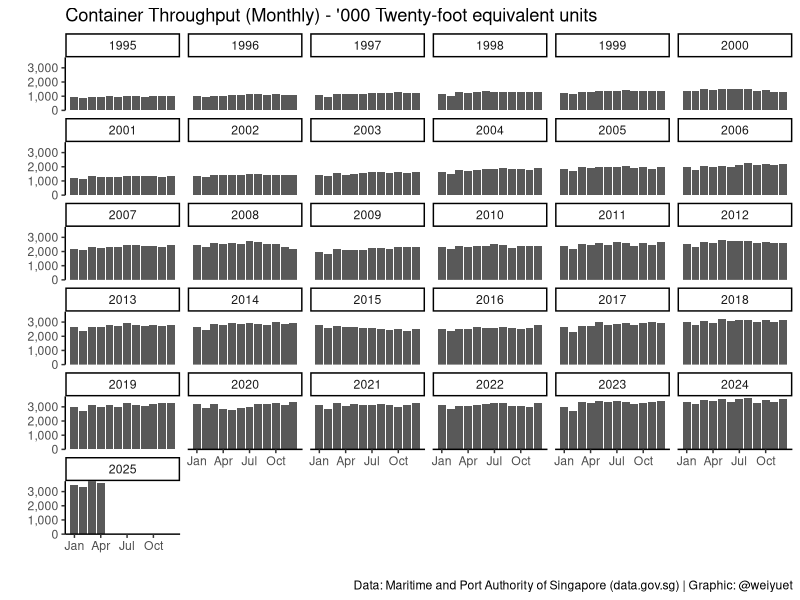
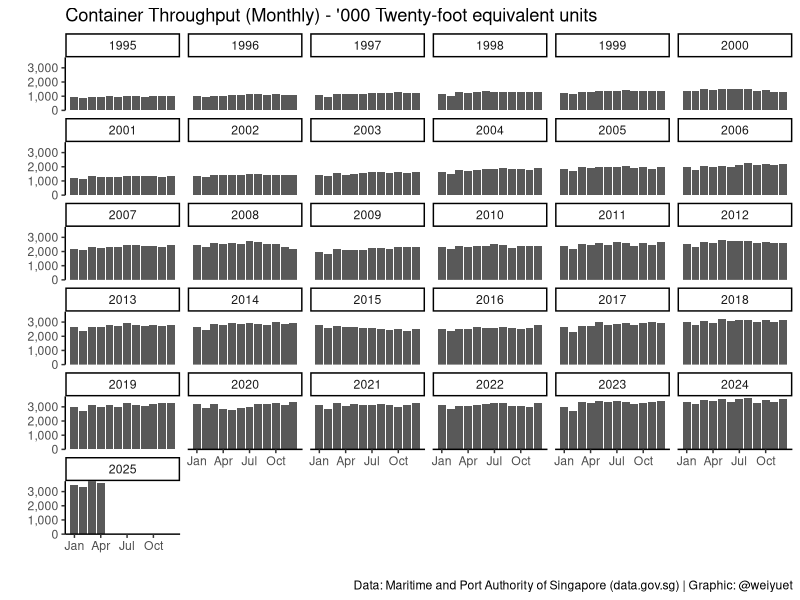

These figures' R source, in order:
################################
# Container Throughput Monthly #
################################

#### Setup ####
library(tidyverse)
library(scales)

#### Load data ####
container_throughput_monthly <- read_csv("data/container-throughput-monthly-total/container-throughput-monthly.csv")

#### Wrangle ####
# Separate month and year
container_throughput_monthly <- container_throughput_monthly %>% 
  separate(month, c("year", "month"))

# Convert year and month into numeric
container_throughput_monthly <- container_throughput_monthly %>% 
  mutate(across(1:2, as.numeric))

#### Visualize ####
# How many containers go through Singapore each month?
container_throughput_monthly %>% 
  ggplot(aes(x = month,
             y = container_throughput)) +
  geom_col() +
  facet_wrap(vars(year)) +
  scale_x_continuous(breaks = seq(1, 12, 3),
                     labels = month.abb[seq(1, 12, 3)]) +
  scale_y_continuous(expand = c(0, 0),
                     labels = label_number(big.mark = ",")) +
  theme_classic() +
  labs(x = "",
       y = "",
       title = "Container Throughput (Monthly) - '000 Twenty-foot equivalent units",
       caption = "Data: Maritime and Port Authority of Singapore (data.gov.sg) | Graphic: @weiyuet")

#### Save image ####
ggsave("figures/container-throughput-monthly.png", width = 8, height = 8)